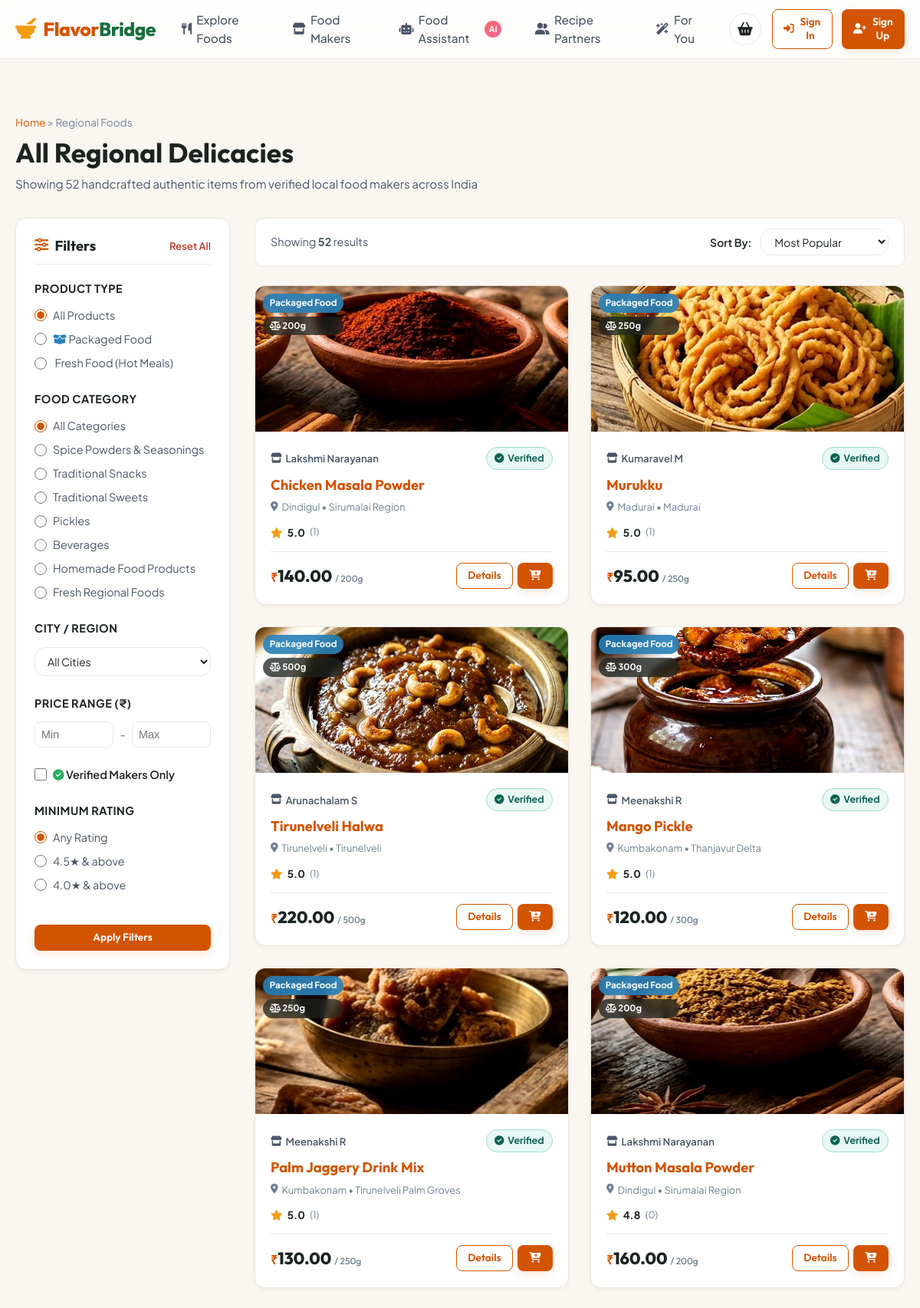
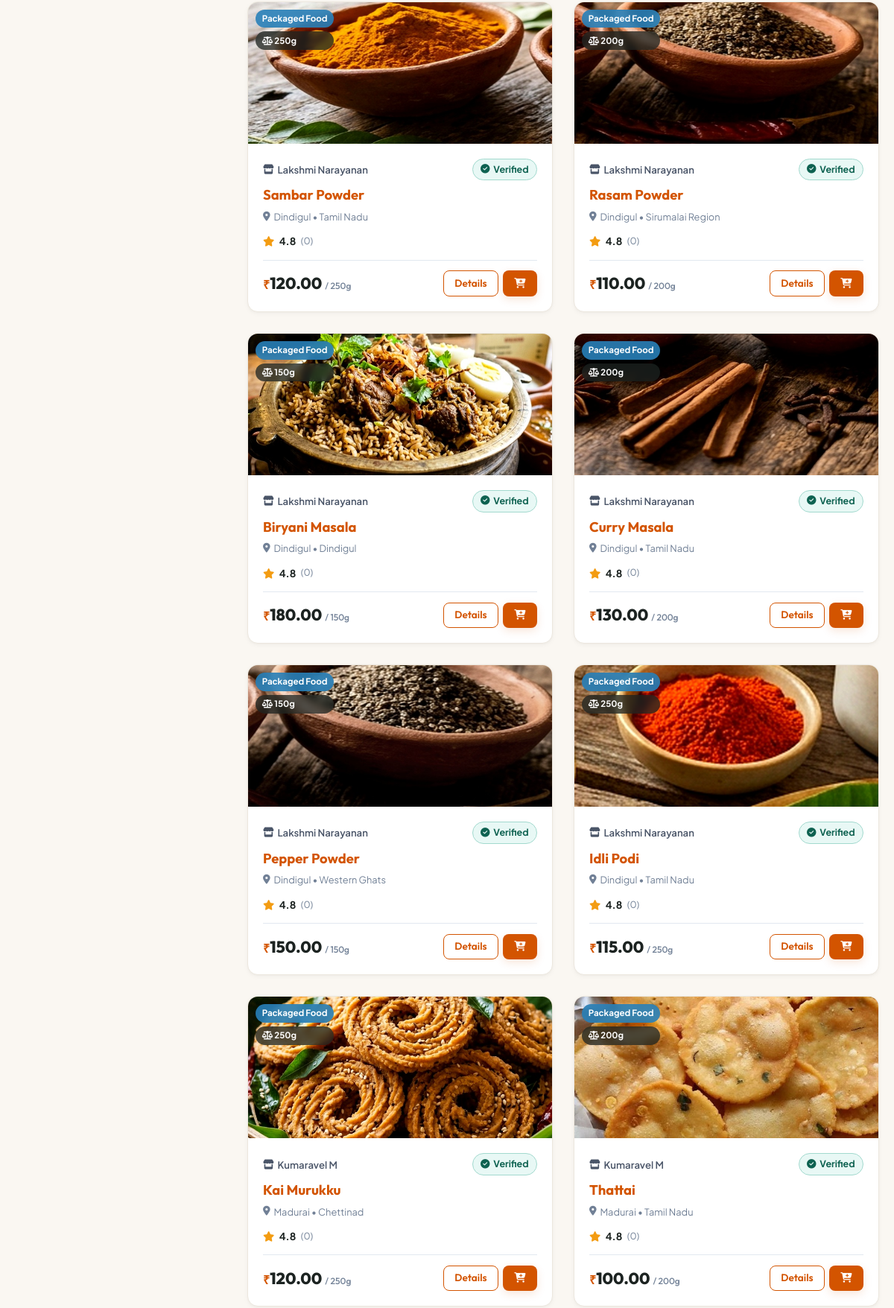
Page /products (upper part) on the committed database (2 pictures, top to bottom).
### backend/models.py (models this page shows, shortened)
class Product(db.Model):
    __tablename__ = 'products'
    id = db.Column(db.Integer, primary_key=True)
    food_maker_id = db.Column(db.Integer, db.ForeignKey('food_makers.id', ondelete='CASCADE'), nullable=False)
    name = db.Column(db.String(150), nullable=False, index=True)
    category = db.Column(db.String(100), nullable=False, index=True)
    description = db.Column(db.Text, nullable=True)
    ingredients = db.Column(db.Text, nullable=True)
    price = db.Column(db.Float, nullable=False)
    city = db.Column(db.String(100), nullable=False, index=True)
    region = db.Column(db.String(100), nullable=True)
    image = db.Column(db.String(255), nullable=True)
    stock = db.Column(db.Integer, default=10)
    product_type = db.Column(db.String(50), nullable=False, default='Packaged Food')  # 'Packaged Food' or 'Fresh Food'
    preparation_time = db.Column(db.String(50), nullable=True, default='1-2 days')
    net_quantity = db.Column(db.String(50), nullable=True, default='250g')  # e.g., '500g', '150g', '250g', '1 kg', '1 Plate'
    created_at = db.Column(db.DateTime, default=datetime.utcnow)
    cart_items = db.relationship('CartItem', backref='product', lazy=True, cascade='all, delete-orphan')
    order_items = db.relationship('OrderItem', backref='product', lazy=True)
    reviews = db.relationship('Review', backref='product', lazy=True, cascade='all, delete-orphan')
    interactions = db.relationship('Interaction', backref='product', lazy=True, cascade='all, delete-orphan')
    @property
    def average_rating(self):
        if not self.reviews:
            return 4.8  # Default positive score for new listings
        return round(sum(r.rating for r in self.reviews) / len(self.reviews), 1)
    @property
    def rating_count(self):
        return len(self.reviews)

class User(db.Model):
    __tablename__ = 'users'
    id = db.Column(db.Integer, primary_key=True)
    name = db.Column(db.String(100), nullable=False)
    email = db.Column(db.String(120), unique=True, nullable=False, index=True)
    password_hash = db.Column(db.String(255), nullable=False)
    role = db.Column(db.String(20), nullable=False, default='customer')  # 'customer' or 'food_maker'
    phone = db.Column(db.String(20), nullable=True)
    city = db.Column(db.String(100), nullable=True)
    address = db.Column(db.Text, nullable=True)
    created_at = db.Column(db.DateTime, default=datetime.utcnow)
    food_maker_profile = db.relationship('FoodMaker', backref='user', uselist=False, cascade='all, delete-orphan')
    cart = db.relationship('Cart', backref='customer', uselist=False, cascade='all, delete-orphan')
    orders = db.relationship('Order', backref='customer', lazy=True)
    reviews = db.relationship('Review', backref='customer', lazy=True)
    interactions = db.relationship('Interaction', backref='customer', lazy=True)

class Review(db.Model):
    __tablename__ = 'reviews'
    id = db.Column(db.Integer, primary_key=True)
    customer_id = db.Column(db.Integer, db.ForeignKey('users.id'), nullable=False)
    product_id = db.Column(db.Integer, db.ForeignKey('products.id', ondelete='CASCADE'), nullable=True)
    food_maker_id = db.Column(db.Integer, db.ForeignKey('food_makers.id', ondelete='CASCADE'), nullable=False)
    rating = db.Column(db.Integer, nullable=False)  # 1 to 5
    comment = db.Column(db.Text, nullable=True)
    created_at = db.Column(db.DateTime, default=datetime.utcnow)

### backend/routes/product_routes.py (the view)
@product_bp.route('/products')
def products_list():
    query = request.args.get('q', '').strip()
    selected_category = request.args.get('category', '').strip()
    selected_city = request.args.get('city', '').strip()
    selected_type = request.args.get('product_type', '').strip()
    verified_only = request.args.get('verified_only') in ['1', 'true', 'True', 'yes']
    min_price = request.args.get('min_price', type=float)
    max_price = request.args.get('max_price', type=float)
    min_rating = request.args.get('min_rating', type=float)
    sort_by = request.args.get('sort', 'popular')
    base_query = Product.query
    if selected_category:
        base_query = base_query.filter(Product.category == selected_category)
    if selected_city:
        base_query = base_query.filter(Product.city.ilike(f"%{selected_city}%"))
    if selected_type in ['Packaged Food', 'Fresh Food']:
        base_query = base_query.filter(Product.product_type == selected_type)
    if min_price is not None:
        base_query = base_query.filter(Product.price >= min_price)
    if max_price is not None:
        base_query = base_query.filter(Product.price <= max_price)
    if verified_only:
        base_query = base_query.join(FoodMaker).filter(FoodMaker.is_verified == True)
    candidate_products = base_query.all()
    if query:
        ranked_scored = search_products(query, candidate_products)
        products = [p for p, score in ranked_scored]
    else:
        products = candidate_products
    if min_rating:
        products = [p for p in products if p.average_rating >= min_rating]
    if sort_by == 'price_asc':
        products = sorted(products, key=lambda p: p.price)
    elif sort_by == 'price_desc':
        products = sorted(products, key=lambda p: p.price, reverse=True)
    elif sort_by == 'rating':
        products = sorted(products, key=lambda p: p.average_rating, reverse=True)
    elif sort_by == 'newest':
        products = sorted(products, key=lambda p: p.created_at, reverse=True)
    elif not query:
        products = sorted(products, key=lambda p: (p.average_rating, p.rating_count), reverse=True)
    all_cities = sorted(list(set(p.city for p in Product.query.all() if p.city)))
    return render_template(
        'products.html',
        products=products,
        categories=FOOD_CATEGORIES,
        cities=all_cities,
        query=query,
        selected_category=selected_category,
        selected_city=selected_city,
        selected_type=selected_type,
        verified_only=verified_only,
        min_price=min_price,
        max_price=max_price,
        min_rating=min_rating,
        sort_by=sort_by,
        total_count=len(products)
    )

### frontend/templates/products.html (shortened to what this page needs)
{% extends "base.html" %}
{% block content %}
<div class="container" style="padding: 2.5rem 1.25rem;">
  <div style="margin-bottom: 2rem;">
    <div style="font-size: 0.85rem; color: var(--gray-medium); margin-bottom: 0.4rem;">
      <a href="{{ url_for('index') }}">Home</a> &gt; <span>Regional Foods</span>
    </div>
    <h1 style="font-size: 2.2rem; margin-bottom: 0.4rem;">
      {% if selected_category %}{{ selected_category }}{% elif query %}Search: "{{ query }}"{% else %}All Regional Delicacies{% endif %}
    </h1>
    <p style="color: var(--gray-dark); font-size: 0.95rem;">
      Showing {{ total_count }} handcrafted authentic items from verified local food makers across India
    </p>
  </div>
  <div class="catalog-layout">
    <aside class="filter-sidebar">
      <form method="GET" action="{{ url_for('product.products_list') }}" id="catalog-filter-form">
        <div class="filter-header">
          <h3><i class="fa-solid fa-sliders" style="color: var(--primary);"></i> Filters</h3>
          <a href="{{ url_for('product.products_list') }}" style="font-size: 0.82rem; font-weight: 600; color: var(--danger);">Reset All</a>
        </div>
        <div class="filter-group">
          <div class="filter-group-title">Product Type</div>
          <div class="filter-checkbox-list">
            <label class="filter-checkbox-label">
              <input type="radio" name="product_type" value="" {{ 'checked' if not selected_type else '' }}>
              <span>All Products</span>
            </label>
            <label class="filter-checkbox-label">
              <input type="radio" name="product_type" value="Packaged Food" {{ 'checked' if selected_type == 'Packaged Food' else '' }}>
              <span><i class="fa-solid fa-box-open" style="color: #2980B9;"></i> Packaged Food</span>
            </label>
            <label class="filter-checkbox-label">
              <input type="radio" name="product_type" value="Fresh Food" {{ 'checked' if selected_type == 'Fresh Food' else '' }}>
              <span> Fresh Food (Hot Meals)</span>
            </label>
          </div>
        </div>
        <div class="filter-group">
          <div class="filter-group-title">Food Category</div>
          <div class="filter-checkbox-list">
            <label class="filter-checkbox-label">
              <input type="radio" name="category" value="" {{ 'checked' if not selected_category else '' }}>
              <span>All Categories</span>
            </label>
            {% for cat in categories %}
              <label class="filter-checkbox-label">
                <input type="radio" name="category" value="{{ cat }}" {{ 'checked' if selected_category == cat else '' }}>
                <span>{{ cat }}</span>
              </label>
            {% endfor %}
          </div>
        </div>
        <div class="filter-group">
          <div class="filter-group-title">City / Region</div>
          <select name="city" class="form-control" style="font-size: 0.88rem; padding: 0.5rem 0.75rem;">
            <option value="">All Cities</option>
          </select>
        </div>
        <div class="filter-group">
          <div class="filter-group-title">Price Range (₹)</div>
          <div class="price-range-inputs">
            <input type="number" name="min_price" id="min-price-input" class="price-input" placeholder="Min" value="{{ min_price or '' }}" min="0">
            <span style="color: var(--gray-medium);">-</span>
            <input type="number" name="max_price" id="max-price-input" class="price-input" placeholder="Max" value="{{ max_price or '' }}" min="0">
          </div>
        </div>
        <div class="filter-group">
          <label class="filter-checkbox-label" style="font-weight: 600; color: var(--dark);">
            <input type="checkbox" name="verified_only" value="1" {{ 'checked' if verified_only else '' }}>
            <span><i class="fa-solid fa-circle-check" style="color: #27AE60;"></i> Verified Makers Only</span>
          </label>
        </div>
        <div class="filter-group">
          <div class="filter-group-title">Minimum Rating</div>
          <div class="filter-checkbox-list">
            <label class="filter-checkbox-label">
              <input type="radio" name="min_rating" value="" {{ 'checked' if not min_rating else '' }}>
              <span>Any Rating</span>
            </label>
            <label class="filter-checkbox-label">
              <input type="radio" name="min_rating" value="4.5" {{ 'checked' if min_rating == 4.5 else '' }}>
              <span>4.5★ & above</span>
            </label>
            <label class="filter-checkbox-label">
              <input type="radio" name="min_rating" value="4.0" {{ 'checked' if min_rating == 4.0 else '' }}>
              <span>4.0★ & above</span>
            </label>
          </div>
        </div>
        <button type="submit" class="btn btn-primary btn-block btn-sm" style="margin-top: 1rem;">
          Apply Filters
        </button>
      </form>
    </aside>
    <main>
      <div style="background: var(--bg-card); padding: 0.85rem 1.25rem; border-radius: 12px; border: var(--border-light); margin-bottom: 1.5rem; display: flex; align-items: center; justify-content: space-between; flex-wrap: wrap; gap: 1rem;">
        <div style="font-size: 0.9rem; color: var(--gray-dark);">
          Showing <strong>{{ products|length }}</strong> results
        </div>
        <div style="display: flex; align-items: center; gap: 0.75rem;">
          <label for="sort-select" style="font-size: 0.88rem; font-weight: 600; color: var(--dark);">Sort By:</label>
          <select id="sort-select" class="form-control" style="width: auto; padding: 0.4rem 0.8rem; font-size: 0.88rem;" onchange="const form = document.querySelector('#catalog-filter-form'); const hiddenSort = document.createElement('input'); hiddenSort.type='hidden'; hiddenSort.name='sort'; hiddenSort.value=this.value; form.appendChild(hiddenSort); form.submit();">
            <option value="popular" {{ 'selected' if sort_by == 'popular' else '' }}>Most Popular</option>
          </select>
        </div>
      </div>
      {% if products %}
        <div class="product-grid">
          {% for product in products %}
            <div class="product-card" id="product-card-{{ product.id }}">
              <div class="product-image-container">
                {% if product.image %}
                  <img src="{{ url_for('uploaded_file', filename=product.image) }}" alt="{{ product.name }}" loading="lazy" style="width: 100%; height: 100%; object-fit: cover;">
                {% endif %}
                <div class="product-card-badges">
                  <span class="product-type-pill {{ 'pill-fresh' if product.product_type == 'Fresh Food' else 'pill-packaged' }}">
                    {{ product.product_type }}
                  </span>
                  {% if product.net_quantity %}
                    <span class="product-type-pill" style="background: rgba(28, 35, 33, 0.75); color: #FFFFFF; font-size: 0.72rem;">
                      <i class="fa-solid fa-scale-balanced"></i> {{ product.net_quantity }}
                    </span>
                  {% endif %}
                </div>
              </div>
              <div class="product-card-body">
                <div class="product-maker-info">
                  <span class="maker-name">
                    <i class="fa-solid fa-store"></i> {{ product.food_maker.user.name if product.food_maker and product.food_maker.user else 'Traditional Maker' }}
                  </span>
                  {% if product.food_maker and product.food_maker.is_verified %}
                    <span class="badge badge-verified" title="Verified Quality Maker"><i class="fa-solid fa-circle-check"></i> Verified</span>
                  {% endif %}
                </div>
                <h3 class="product-title">
                  <a href="{{ url_for('product.product_detail', product_id=product.id) }}">{{ product.name }}</a>
                </h3>
                <div class="product-location">
                  <i class="fa-solid fa-location-dot"></i> {{ product.city }} {% if product.region %}• {{ product.region }}{% endif %}
                </div>
                <div class="product-rating-row">
                  <div class="stars"><i class="fa-solid fa-star"></i></div>
                  <span class="rating-score">{{ product.average_rating }}</span>
                  <span class="rating-count">({{ product.rating_count }})</span>
                </div>
                <div class="product-card-footer">
                  <div class="product-price">
                    <span class="currency">₹</span>{{ "%.2f"|format(product.price) }}
                    <span style="font-size: 0.75rem; color: var(--gray-medium); font-weight: 500;">/ {{ product.net_quantity or 'pack' }}</span>
                  </div>
                  <div style="display: flex; gap: 6px;">
                    <a href="{{ url_for('product.product_detail', product_id=product.id) }}" class="btn btn-outline btn-sm">Details</a>
                    <button class="btn btn-primary btn-sm btn-add-to-cart-ajax" data-product-id="{{ product.id }}" aria-label="Add to cart">
                      <i class="fa-solid fa-cart-plus"></i>
                    </button>
                  </div>
                </div>
              </div>
            </div>
          {% endfor %}
        </div>
      {% endif %}
    </main>
  </div>
</div>
{% endblock %}

### rows in the picture
Product: image (picture), product_type "Packaged Food", net_quantity "200g", food_maker.user "Lakshmi Narayanan", name "Chicken Masala Powder", city "Dindigul", region "Sirumalai Region", average_rating "5.0", rating_count "1", price "140.00"
Product: image (picture), product_type "Packaged Food", net_quantity "250g", food_maker.user "Kumaravel M", name "Murukku", city "Madurai", region "Madurai", average_rating "5.0", rating_count "1", price "95.00"
Product: image (picture), product_type "Packaged Food", net_quantity "500g", food_maker.user "Arunachalam S", name "Tirunelveli Halwa", city "Tirunelveli", region "Tirunelveli", average_rating "5.0", rating_count "1", price "220.00"
Product: image (picture), product_type "Packaged Food", net_quantity "300g", food_maker.user "Meenakshi R", name "Mango Pickle", city "Kumbakonam", region "Thanjavur Delta", average_rating "5.0", rating_count "1", price "120.00"
Product: image (picture), product_type "Packaged Food", net_quantity "250g", food_maker.user "Meenakshi R", name "Palm Jaggery Drink Mix", city "Kumbakonam", region "Tirunelveli Palm Groves", average_rating "5.0", rating_count "1", price "130.00"
Product: image (picture), product_type "Packaged Food", net_quantity "200g", food_maker.user "Lakshmi Narayanan", name "Mutton Masala Powder", city "Dindigul", region "Sirumalai Region", average_rating "4.8", rating_count "0", price "160.00"
Product: image (picture), product_type "Packaged Food", net_quantity "250g", food_maker.user "Lakshmi Narayanan", name "Sambar Powder", city "Dindigul", region "Tamil Nadu", average_rating "4.8", rating_count "0", price "120.00"
Product: image (picture), product_type "Packaged Food", net_quantity "200g", food_maker.user "Lakshmi Narayanan", name "Rasam Powder", city "Dindigul", region "Sirumalai Region", average_rating "4.8", rating_count "0", price "110.00"
Product: image (picture), product_type "Packaged Food", net_quantity "150g", food_maker.user "Lakshmi Narayanan", name "Biryani Masala", city "Dindigul", region "Dindigul", average_rating "4.8", rating_count "0", price "180.00"
Product: image (picture), product_type "Packaged Food", net_quantity "200g", food_maker.user "Lakshmi Narayanan", name "Curry Masala", city "Dindigul", region "Tamil Nadu", average_rating "4.8", rating_count "0", price "130.00"
Product: image (picture), product_type "Packaged Food", net_quantity "150g", food_maker.user "Lakshmi Narayanan", name "Pepper Powder", city "Dindigul", region "Western Ghats", average_rating "4.8", rating_count "0", price "150.00"
Product: image (picture), product_type "Packaged Food", net_quantity "250g", food_maker.user "Lakshmi Narayanan", name "Idli Podi", city "Dindigul", region "Tamil Nadu", average_rating "4.8", rating_count "0", price "115.00"
Product: image (picture), product_type "Packaged Food", net_quantity "250g", food_maker.user "Kumaravel M", name "Kai Murukku", city "Madurai", region "Chettinad", average_rating "4.8", rating_count "0", price "120.00"
Product: image (picture), product_type "Packaged Food", net_quantity "200g", food_maker.user "Kumaravel M", name "Thattai", city "Madurai", region "Tamil Nadu", average_rating "4.8", rating_count "0", price "100.00"

### other values in the picture
{{ total_count }} "52"
{{ cat }} "Spice Powders & Seasonings" "Traditional Snacks" "Traditional Sweets" "Pickles" "Beverages" "Homemade Food Products" "Fresh Regional Foods"
{{ products|length }} "52"
